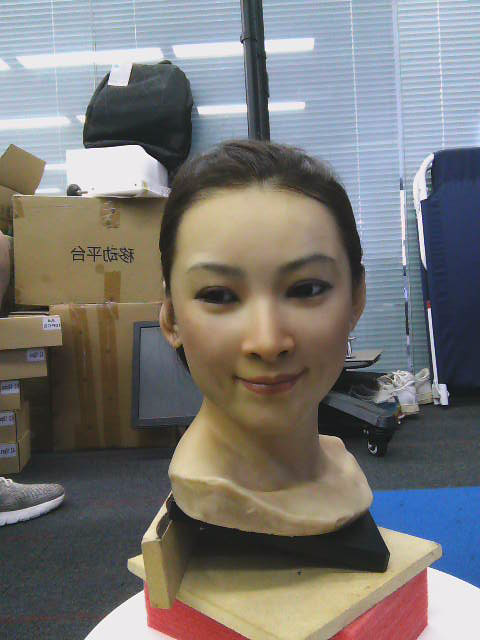
%> input picture data/face/0_rgb.png, 480 x 640 px
$ octave demo_pairICP.m   (GNU Octave 9; MATLAB toolbox functions it lacks are replaced by stand-ins)
%> lines starting %> are read from the running program, lines starting %| are printed output that depends on the picture; in (x1, y1, x2, y2) boxes, pixels count from 0 and x2, y2 are one past the last pixel; in counts of white or black regions, pixels touching at a corner belong together; the program's own positions count from 1
### common/dp2pntmap.m
function p3dmap = dp2pntmap( dpmap, fol ,factor )
%
% p3dmap = dp2pntmap( dpmap, fol ,factor )
% p3dmap = dp2pntmap( dpmap, K ,factor )
%output a h*w*3 structured point map,
%containing x,y,z value of 3d point
% 2019.10.17

if( nargin<2)
    %kinect
    fol = 580;
    factor=1;
end
dpmap(dpmap<100)=0;

[h,w]=size(dpmap);

if( size(fol,1)==1 && size(fol,2)==1 )
    [h1,w1]=size(dpmap);
    u0 = w1/2;
    v0 = h1/2;
elseif( size(fol,1)==3 && size(fol,2)==3 )
    K = fol;
    fol= K(1,1);
    u0 = K(1,3);
    v0 = K(2,3);
else
    error('K or focal_length error.')
end


X2dmap = repmat((0:w-1)-u0,h,1);
Y2dmap = repmat((0:h-1)'-v0,1,w);

X2dmap =X2dmap(factor:factor:h,factor:factor:w);
Y2dmap =Y2dmap(factor:factor:h,factor:factor:w);
dpmap=dpmap(factor:factor:h,factor:factor:w);

Xmap = dpmap.*X2dmap/fol;
Ymap = dpmap.*Y2dmap/fol;
p3dmap=cat(3,Xmap,Ymap,dpmap);

return


### common/normfrompt3map.m
function nmap = normfrompt3map(pt3map)

[h,w,c]=size(pt3map);
if(c==1)
    error('input map must be x/y/z 3layer');
end

nmap = zeros(h,w,3,'single');
%nmap(:,:,3)=-1;

immask = pt3map(:,:,3)>0;
immask(1,:)=0;
immask(end,:)=0;
immask(:,1)=0;
immask(:,end)=0;

SE =[0,1,0;1,1,1;0,1,0];
mask_thin = imerode(immask,SE);
imcont = immask-mask_thin;
%figure,imshow(imcont+immask,[])
% dx = imdilate(pt3map(:,:,1),SE);  dy = imdilate(pt3map(:,:,2),SE); dz = imdilate(pt3map(:,:,3),SE);
% pt3map(:,:,1) = imgaussfilt(dx,2);  pt3map(:,:,2) = imgaussfilt(dy,2); pt3map(:,:,3) = imgaussfilt(dz,2);

%计算四邻叉乘
p0 = pt3map(2:h-1,2:w-1,:);
p{1} = pt3map(2:h-1,3:w,:);
p{2} = pt3map(3:h,2:w-1,:);
p{3} = pt3map(2:h-1,1:w-2,:);
p{4} = pt3map(1:h-2,2:w-1,:);

v2 = reshape(p{1}-p0,(h-2)*(w-2),3);
v3 = reshape(p{2}-p0,(h-2)*(w-2),3);
v1 = cross(v3,v2);

v2 = reshape(p{2}-p0,(h-2)*(w-2),3);
v3 = reshape(p{3}-p0,(h-2)*(w-2),3);
v1 = v1+ cross(v3,v2);

v2 = reshape(p{3}-p0,(h-2)*(w-2),3);
v3 = reshape(p{4}-p0,(h-2)*(w-2),3);
v1 = v1+ cross(v3,v2);

v2 = reshape(p{4}-p0,(h-2)*(w-2),3);
v3 = reshape(p{1}-p0,(h-2)*(w-2),3);
v1 = v1+ cross(v3,v2);

n1 = sqrt(sum(v1.*v1,2));
%idx = n1<0.001 ;
%v1(idx,:)=0*v1(idx,:);
%n1(idx)=1;
v1 = v1./repmat(n1,1,3);
% [8 lines of commented-out code are left out]
nmap(2:h-1,2:w-1,:) = reshape(v1,(h-2),(w-2),3);
for i=1:3
    nmap(:,:,i)=nmap(:,:,i).*mask_thin;
end
%figure,imshow(nmap,[]);
%% 处理边缘点
idx = find(imcont(:)>0);
%[i,j] = ind2sub([h,w],idx);
nx = nmap(:,:,1);
ny = nmap(:,:,2);
nz = nmap(:,:,3);
nx1 = nx(idx+h) + nx(idx-h) + nx(idx+1) + nx(idx-1) ;
ny1 = ny(idx+h) + ny(idx-h) + ny(idx+1) + ny(idx-1) ;
nz1 = nz(idx+h) + nz(idx-h) + nz(idx+1) + nz(idx-1) ;
nn = sqrt(nx1.^2+ny1.^2+nz1.^2);
idx1 = nn<0.0001;
nx1 = nx1./(nn+0.0001); nx1(idx1)=0;
ny1 = ny1./(nn+0.0001);ny1(idx1)=0;
nz1 = nz1./(nn+0.0001);nz1(idx1)=0;
%nn=reshape(n1,(h-1),(w-1));
nx(idx)=nx1;
ny(idx)=ny1;
nz(idx)=nz1;
nmap(:,:,1) = reshape(nx,h,w);
nmap(:,:,2) = reshape(ny,h,w);
nmap(:,:,3) = reshape(nz,h,w);
%figure,imshow(nmap,[]);
return


### common/dp2vn.m
function [pt,nv] = dp2vn( dp, Kdp,factor )

% x/y/z 3-channel image
pt3map = dp2pntmap(dp,Kdp,factor);

% normal map 3-channel image
nvmap = normfrompt3map(pt3map);
% figure,imshow(single(nvmap),[])

% mask out invalid depth
vmask = pt3map(:,:,3)>0;
vmask = vmask & abs(nvmap(:,:,3))>0;
vflag = find(vmask(:));

px = pt3map(:,:,1);  py = pt3map(:,:,2);   pz = pt3map(:,:,3);
pt = [px(:),py(:),pz(:)];
pt = pt(vflag,:);

nx = nvmap(:,:,1); ny = nvmap(:,:,2);  nz = nvmap(:,:,3);
nv = [nx(:),ny(:),nz(:)];
nv = nv(vflag,:);

end

### common/ICP_point2plane.m
function [RT,Ra,Ta,vout] =  ICP_point2plane( v2,nv2,v1,nv1, option )
% input:
%   point clound reference/target with normals: v1,nv1
%   source  with normals: v2,nv2
% output:
%   RT和变换后的source点云vout

warning off MATLAB:nearlySingularMatrix

% 迭代次数
if(isempty(option.Round))
    Round=20;
else
    Round=option.Round;
end

% 设置拒绝阈值，近邻点大于一定阈值不算匹配点对，这里的单位是mm
if(isempty(option.th_reject))
    th_reject=16;
else
    th_reject=option.th_reject;
end

BaseThReject = th_reject;
Nv = size(v2,1);

% RT初值
RT = eye(4);
Ra = zeros(3,3,Round);
Ta = zeros(3,Round);

% kd-tree
Mdl = createns(v1,'Distance','Euclidean');
p3d2 = v2;
nv2_trans = nv2;

%% 迭代
for iter=1:Round
    ThReject = BaseThReject;

    % 拒绝距离阈值
    if(iter>round(Round/2))
        % 例如每次迭代都适当减小拒绝阈值
        BaseThReject = BaseThReject*0.8;
        % 给阈值设置一个下限，比如不要低于3mm，即3mm以内的点才算合适的近邻点
        ThReject = max(BaseThReject,3);
    end

    % step 1 of ICP: searching
    [id2,dis2] = knnsearch(Mdl,p3d2);

    % 另一种设置拒绝阈值的方法：即所有匹配距离的中值
    % 好像是适应阈值但有时不好使
    %ThReject = median(dis2);

    % 找到对应的近邻点的序号
    ind2 = find(dis2<ThReject);
    % 点太少，可能重叠区域太少，匹配失败了
    if(numel(ind2)<10)
        disp('Too less points -- less tha 10 pts')
        break;
    end

    % 找到匹配点对的序号 ind1,ind2
    ind1 = id2(ind2);

    % 用法线的相似度再次拒绝。
    ThNorm = 0.9;
    id_norm = find( dot(nv1(ind1,:),nv2_trans(ind2,:),2)>ThNorm );
    ind1 = ind1(id_norm);
    ind2 = ind2(id_norm);

    p3d2 = p3d2(ind2,:);
    p3d1 = v1(ind1,:);
    pn1 =  nv1(ind1,:);

    % step 2 of ICP: d[R,T]
    N = size(p3d1,1);
    % 设置所有点的权重一样ones(N,1)
    % 求dR,dT只做一次迭代
    [dR,dT] = pnt2plane(p3d1,p3d2,pn1,ones(N,1));
    % R,T增量分别给出，每次迭代的RT都可记录下来
    Ra(:,:,iter) = dR;
    Ta(:,iter) = dT;

    % 增量更新RT,4*4矩阵连乘
    RT = [dR,dT;
          0,0,0,1] * RT;

    % 更新source点云的坐标
    p3d2 = [v2,ones(Nv,1)]*RT';
    p3d2 = p3d2(:,1:3);

    % 更新source点云的法线方向
    nv2_trans = nv2*RT(1:3,1:3)';

    % 距离足够近表示收敛，可以提前退出迭代
    if( mean(dis2)<1 )
        fprintf('Quit at round %d\n',iter);
        break;
    end
end
vout = p3d2;

end

%% point to plane
% [25 lines left out: function pnt2plane, not called in this run]

### 实验1_点云&ICP/demo_pairICP.m
%  by Wang Lin
% align two captures by first scan
clear
close all
addpath('..\common')
myplot=@(x,colr) plot3(x(:,1),x(:,2),x(:,3),colr);

dep_path = '..\data\face\';

%相机内参
Kc=[475.722, 0.0, 310.241
    0.0, 475.722, 246.003
    0.0,  0.0,    1.0];

Kc=[537.9 0.0 222.596
0.0 537.9 321.346
0.0 0.0 1.0];


% 深度序列
im{1} = imread([dep_path,'0_rgb.png']);
im{2} = imread([dep_path,'43_rgb.png']);
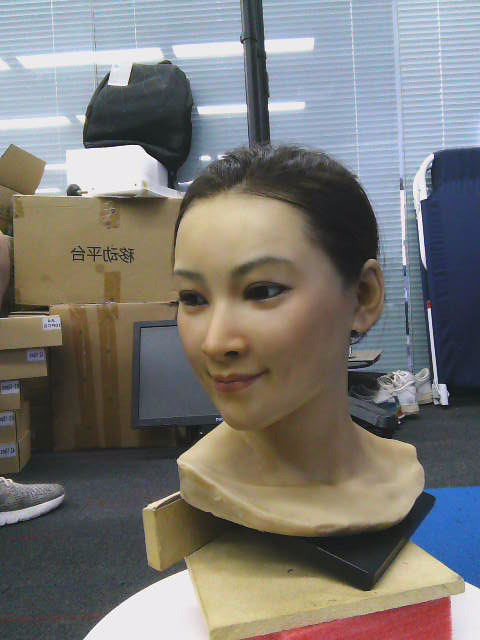
%> input picture data/face/43_rgb.png, 480 x 640 px
figure(1)
imshow([im{1},im{2}]),title('rgb pair')

dp{1} = imread([dep_path,'0.png']);
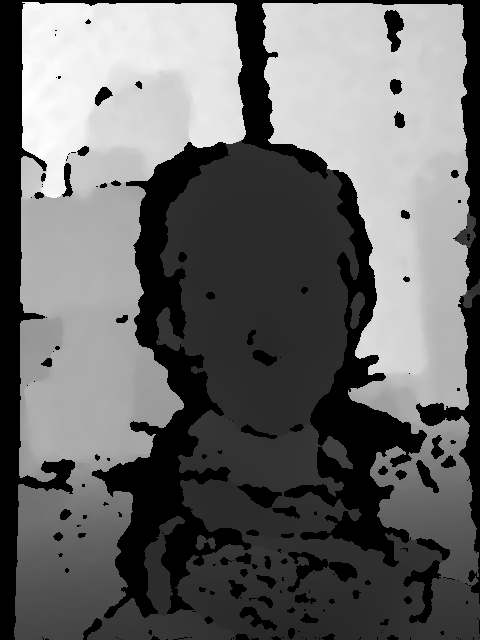
%> input picture data/face/0.png, 480 x 640 px
dp{2} = imread([dep_path,'43.png']);
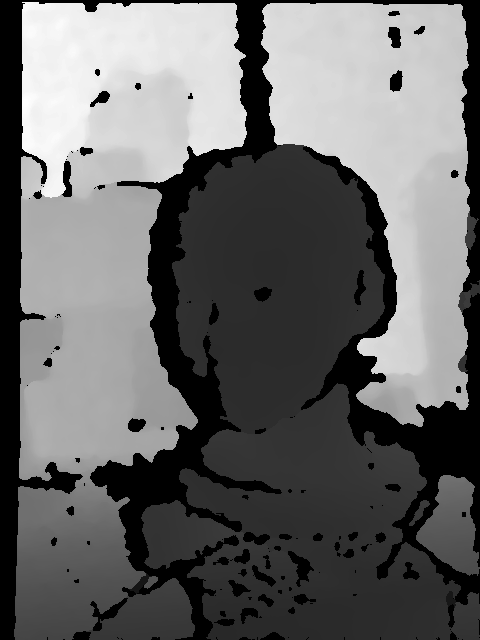
%> input picture data/face/43.png, 480 x 640 px

%remove background
thd = 500;
dp{1}=single(dp{1}).*(dp{1}<thd);
dp{2}=single(dp{2}).*(dp{2}<thd);

figure(2)
imshow([dp{1},dp{2}],[]),title('depth pair')

% V and N
[vts{1},nvs{1}] = dp2vn( single(dp{1}),Kc,1 );
%> in normfrompt3map, `immask = pt3map(:,:,3)>0;`: immask: size 640x480 logical; 26.1% white; 7 white regions (1 under 20 px), largest, box (x1, y1, x2, y2) and area: (87, 140, 480, 640) 79536, (350, 292, 365, 329) 339, (467, 279, 480, 299) 120, (455, 230, 469, 244) 117, (195, 542, 204, 550) 38, (209, 543, 216, 549) 25
%> in normfrompt3map, `immask(end,:)=0;`:
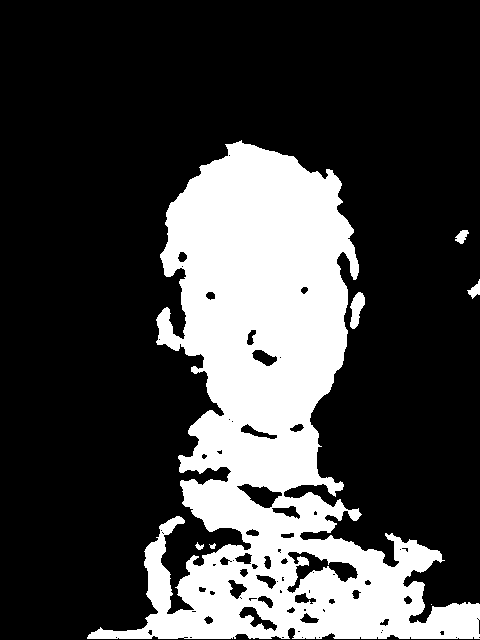
%> immask: size 640x480 logical; 26% white; 7 white regions (1 under 20 px), largest, box (x1, y1, x2, y2) and area: (87, 140, 480, 639) 79218, (350, 292, 365, 329) 339, (467, 279, 480, 299) 120, (455, 230, 469, 244) 117, (195, 542, 204, 550) 38, (209, 543, 216, 549) 25
%> in normfrompt3map, `immask(:,end)=0;`: immask: size 640x480 logical; 26% white; 7 white regions (1 under 20 px), largest, box (x1, y1, x2, y2) and area: (87, 140, 479, 639) 79198, (350, 292, 365, 329) 339, (455, 230, 469, 244) 117, (467, 281, 479, 299) 104, (195, 542, 204, 550) 38, (209, 543, 216, 549) 25
%> in normfrompt3map, `mask_thin = imerode(immask,SE);`: mask_thin: size 640x480 logical; 24.4% white; 9 white regions (2 under 20 px), largest, box (x1, y1, x2, y2) and area: (88, 142, 478, 638) 74144, (351, 293, 364, 328) 262, (160, 517, 184, 534) 184
%> in normfrompt3map, `imcont = immask-mask_thin;`: imcont: size 640x480 double; values 0 (black) and 1 (white), 1.6% white in thin lines or dots, all inside (x1, y1, x2, y2) = (87, 140, 479, 639)
%> in normfrompt3map, `nmap(2:h-1,2:w-1,:) = reshape(v1,(h-2),(w-2),3);`: nmap: size 640x480x3 single; 72.71% of the values are NaN or infinite; the others: min -1, max 1, mean -0.26
%> after the loop in normfrompt3map, `for i=1:3`: nmap: size 640x480x3 single; 72.71% of the values are NaN or infinite; the others: min -1, max 0.999, mean -0.26
%> in normfrompt3map, `idx = find(imcont(:)>0);`: idx = 4929 values from 56318 to 306559
%> in normfrompt3map, `idx1 = nn<0.0001;`: idx1 = 4929 logical values, 55 true
%> in normfrompt3map, `nmap(:,:,1) = reshape(nx,h,w);`: nmap: size 640x480x3 single; 72.97% of the values are NaN or infinite; the others: min -1, max 0.999, mean -0.263
%> in normfrompt3map, `nmap(:,:,2) = reshape(ny,h,w);`: nmap: size 640x480x3 single; 73.22% of the values are NaN or infinite; the others: min -1, max 0.999, mean -0.268
%> in normfrompt3map, `nmap(:,:,3) = reshape(nz,h,w);`: nmap: size 640x480x3 single; 73.47% of the values are NaN or infinite; the others: min -1, max 0.999, mean -0.276
%> in dp2vn, `vmask = vmask & abs(nvmap(:,:,3))>0;`: vmask: size 640x480 logical; 25.2% white; 7 white regions (1 under 20 px), largest, box (x1, y1, x2, y2) and area: (88, 141, 479, 639) 76754, (351, 293, 364, 328) 288, (348, 509, 361, 520) 96, (456, 231, 468, 243) 94, (468, 284, 479, 298) 86, (196, 544, 203, 549) 26
%> in dp2vn, `vflag = find(vmask(:));`: vflag = 77356 values from 56957 to 306558
[vts{2},nvs{2}] = dp2vn( single(dp{2}),Kc,1 );
%> call 2 of dp2pntmap, with fol = [537.9 0 222.6; 0 537.9 321.3; 0 0 1], factor = 1
%> in dp2pntmap (call 2), `Ymap = dpmap.*Y2dmap/fol;`:
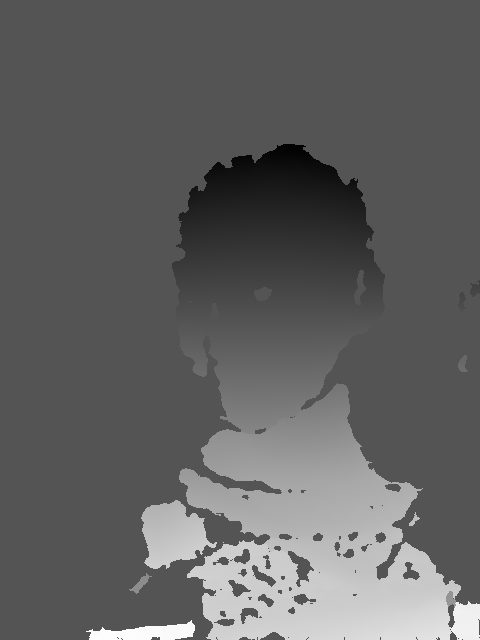
%> Ymap: size 640x480 single; min -142.8, max 288.8, mean 22.2; drawn with min black and max white
%> in normfrompt3map (call 2), `immask = pt3map(:,:,3)>0;`: immask: size 640x480 logical; 29.3% white; 9 white regions (1 under 20 px), largest, box (x1, y1, x2, y2) and area: (172, 144, 480, 640) 84835, (141, 500, 217, 569) 3291, (86, 620, 195, 640) 1259
%> in normfrompt3map (call 2), `immask(end,:)=0;`: immask: size 640x480 logical; 29.2% white; 9 white regions (1 under 20 px), largest, box (x1, y1, x2, y2) and area: (172, 144, 480, 639) 84623, (141, 500, 217, 569) 3291, (86, 620, 195, 639) 1183
%> in normfrompt3map (call 2), `immask(:,end)=0;`: immask: size 640x480 logical; 29.2% white; 10 white regions (2 under 20 px), largest, box (x1, y1, x2, y2) and area: (172, 144, 479, 639) 84604, (141, 500, 217, 569) 3291, (86, 620, 195, 639) 1183
%> in normfrompt3map (call 2), `mask_thin = imerode(immask,SE);`: mask_thin: size 640x480 logical; 27.7% white; 9 white regions (1 under 20 px), largest, box (x1, y1, x2, y2) and area: (173, 145, 478, 638) 80905, (142, 501, 216, 568) 3039, (90, 622, 194, 638) 944
%> in normfrompt3map (call 2), `imcont = immask-mask_thin;`: imcont: size 640x480 double; values 0 (black) and 1 (white), 1.4% white in thin lines or dots, all inside (x1, y1, x2, y2) = (86, 144, 479, 639)
%> in normfrompt3map (call 2), `p0 = pt3map(2:h-1,2:w-1,:);`:
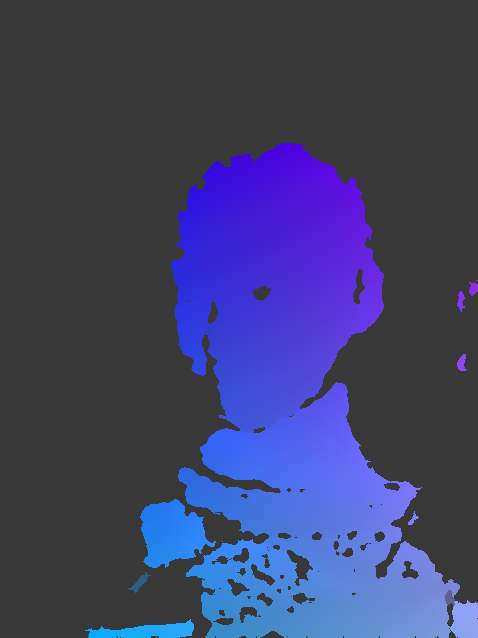
%> p0: size 638x478x3 single; mean R, G, B 15.3, 22.2, 122.9; drawn with min black and max white
%> in normfrompt3map (call 2), `nmap(2:h-1,2:w-1,:) = reshape(v1,(h-2),(w-2),3);`: nmap: size 640x480x3 single; 69.61% of the values are NaN or infinite; the others: min -1, max 1, mean -0.257
%> after the loop in normfrompt3map (call 2), `for i=1:3`: nmap: size 640x480x3 single; 69.61% of the values are NaN or infinite; the others: min -1, max 0.991, mean -0.258
%> in normfrompt3map (call 2), `idx = find(imcont(:)>0);`: idx = 4393 values from 55672 to 306559
%> in normfrompt3map (call 2), `idx1 = nn<0.0001;`: idx1 = 4393 logical values, 20 true
%> in normfrompt3map (call 2), `nz(idx)=nz1;`:
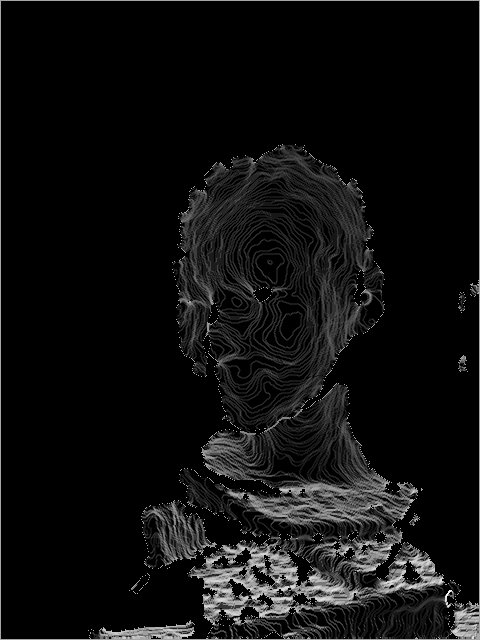
%> nz: size 640x480 single; 70.29% of the values are NaN or infinite; the others: min -1, max 0.545, mean -0.681; drawn with min black, max white, NaN and infinite black
%> in normfrompt3map (call 2), `nmap(:,:,1) = reshape(nx,h,w);`: nmap: size 640x480x3 single; 69.84% of the values are NaN or infinite; the others: min -1, max 0.991, mean -0.26
%> in normfrompt3map (call 2), `nmap(:,:,2) = reshape(ny,h,w);`: nmap: size 640x480x3 single; 70.06% of the values are NaN or infinite; the others: min -1, max 0.991, mean -0.264

initRT = eye(4);

% align 2 PCs by initRT
vt1 = apply_rt(vts{1},initRT);
R=initRT; R(1:3,4)=0;
nv1 = apply_rt(nvs{1},R);

figure(11),hold on
myplot(vts{2},'r.'),axis equal
myplot(vt1,'b.'),view(0,-80),title('Before ICP')
legend('v2','v1')

% ICP goes here ...
ICP_option = struct( 'th_reject',20, 'Round',20 );
[dRT,Ra,Ta,pv] = ICP_point2plane(vt1,nv1,vts{2},nvs{2},ICP_option);
%> in ICP_point2plane, `Nv = size(v2,1);`: Nv = 77356
%> the run ends on the next line
% [17 lines not run here, left out]
function po = apply_rt(p,M)
zv = ones(size(p,1),1);
po = [p,zv]*M';
po = po(:,1:3);
end
